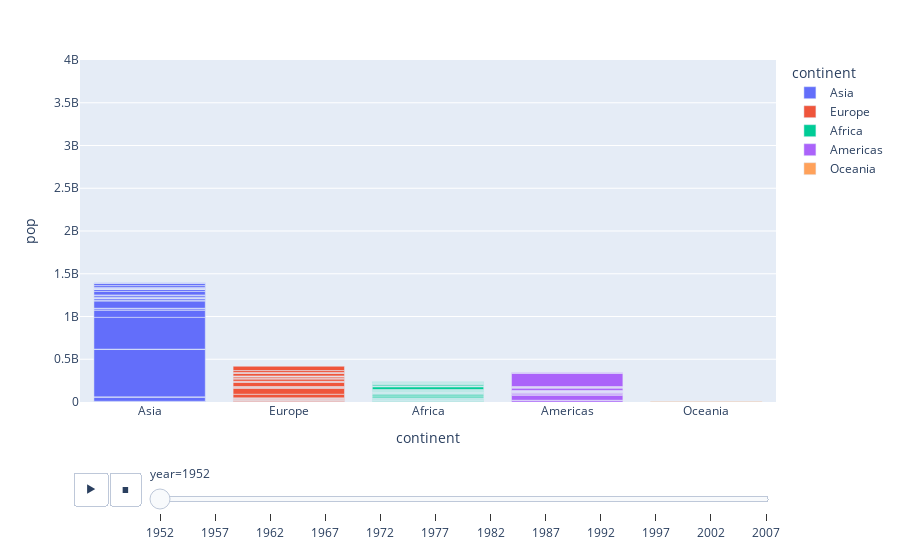

Notebook code for this chart:
### Markdown cell above
Animation avec les barplot

### Code cell
fig = px.bar(gap, x='continent', y='pop', color='continent',  
                hover_name='country',  animation_frame='year',
                  range_y=[25,4000000000])
fig.show()

### Figure 1 — Plotly figure (JSON) as saved in the notebook; plotly's stock layout.template omitted (floating-point values rounded to 4 significant figures)
{"data": [{"alignmentgroup": "True", "hovertemplate": "<b>%{hovertext}</b><br><br>continent=%{x}<br>year=1952<br>pop=%{y}<extra></extra>", "hovertext": ["Afghanistan", "Bahrain", "Bangladesh", "Cambodia", "China", "Hong Kong, China", "India", "Indonesia", "Iran", "Iraq", "Israel", "Japan", "Jordan", "Korea, Dem. Rep.", "Korea, Rep.", "Kuwait", "Lebanon", "Malaysia", "Mongolia", "Myanmar", "Nepal", "Oman", "Pakistan", "Philippines", "Saudi Arabia", "Singapore", "Sri Lanka", "Syria", "Taiwan", "Thailand", "Vietnam", "West Bank and Gaza", "Yemen, Rep."], "legendgroup": "Asia", "marker": {"color": "#636efa", "pattern": {"shape": ""}}, "name": "Asia", "offsetgroup": "Asia", "orientation": "v", "showlegend": true, "textposition": "auto", "type": "bar", "x": ["Asia", "Asia", "Asia", "Asia", "Asia", "Asia", "Asia", "Asia", "Asia", "Asia", "Asia", "Asia", "Asia", "Asia", "Asia", "Asia", "Asia", "Asia", "Asia", "Asia", "Asia", "Asia", "Asia", "Asia", "Asia", "Asia", "Asia", "Asia", "Asia", "Asia", "Asia", "Asia", "Asia"], "xaxis": "x", "y": [8425333, 120447, 46886859, 4693836, 556263527, 2125900, 372000000, 82052000, 17272000, 5441766, 1620914, 86459025, 607914, 8865488, 20947571, 160000, 1439529, 6748378, 800663, 20092996, 9182536, 507833, 41346560, 22438691, 4005677, 1127000, 7982342, 3661549, 8550362, 21289402, 26246839, 1030585, 4963829], "yaxis": "y"}, {"alignmentgroup": "True", "hovertemplate": "<b>%{hovertext}</b><br><br>continent=%{x}<br>year=1952<br>pop=%{y}<extra></extra>", "hovertext": ["Albania", "Austria", "Belgium", "Bosnia and Herzegovina", "Bulgaria", "Croatia", "Czech Republic", "Denmark", "Finland", "France", "Germany", "Greece", "Hungary", "Iceland", "Ireland", "Italy", "Montenegro", "Netherlands", "Norway", "Poland", "Portugal", "Romania", "Serbia", "Slovak Republic", "Slovenia", "Spain", "Sweden", "Switzerland", "Turkey", "United Kingdom"], "legendgroup": "Europe", "marker": {"color": "#EF553B", "pattern": {"shape": ""}}, "name": "Europe", "offsetgroup": "Europe", "orientation": "v", "showlegend": true, "textposition": "auto", "type": "bar", "x": ["Europe", "Europe", "Europe", "Europe", "Europe", "Europe", "Europe", "Europe", "Europe", "Europe", "Europe", "Europe", "Europe", "Europe", "Europe", "Europe", "Europe", "Europe", "Europe", "Europe", "Europe", "Europe", "Europe", "Europe", "Europe", "Europe", "Europe", "Europe", "Europe", "Europe"], "xaxis": "x", "y": [1282697, 6927772, 8730405, 2791000, 7274900, 3882229, 9125183, 4334000, 4090500, 42459667, 69145952, 7733250, 9504000, 147962, 2952156, 47666000, 413834, 10381988, 3327728, 25730551, 8526050, 16630000, 6860147, 3558137, 1489518, 28549870, 7124673, 4815000, 22235677, 50430000], "yaxis": "y"}, {"alignmentgroup": "True", "hovertemplate": "<b>%{hovertext}</b><br><br>continent=%{x}<br>year=1952<br>pop=%{y}<extra></extra>", "hovertext": ["Algeria", "Angola", "Benin", "Botswana", "Burkina Faso", "Burundi", "Cameroon", "Central African Republic", "Chad", "Comoros", "Congo, Dem. Rep.", "Congo, Rep.", "Cote dIvoire", "Djibouti", "Egypt", "Equatorial Guinea", "Eritrea", "Ethiopia", "Gabon", "Gambia", "Ghana", "Guinea", "Guinea-Bissau", "Kenya", "Lesotho", "Liberia", "Libya", "Madagascar", "Malawi", "Mali", "Mauritania", "Mauritius", "Morocco", "Mozambique", "Namibia", "Niger", "Nigeria", "Reunion", "Rwanda", "Sao Tome and Principe", "Senegal", "Sierra Leone", "Somalia", "South Africa", "Sudan", "Swaziland", "Tanzania", "Togo", "Tunisia", "Uganda", "Zambia", "Zimbabwe"], "legendgroup": "Africa", "marker": {"color": "#00cc96", "pattern": {"shape": ""}}, "name": "Africa", "offsetgroup": "Africa", "orientation": "v", "showlegend": true, "textposition": "auto", "type": "bar", "x": ["Africa", "Africa", "Africa", "Africa", "Africa", "Africa", "Africa", "Africa", "Africa", "Africa", "Africa", "Africa", "Africa", "Africa", "Africa", "Africa", "Africa", "Africa", "Africa", "Africa", "Africa", "Africa", "Africa", "Africa", "Africa", "Africa", "Africa", "Africa", "Africa", "Africa", "Africa", "Africa", "Africa", "Africa", "Africa", "Africa", "Africa", "Africa", "Africa", "Africa", "Africa", "Africa", "Africa", "Africa", "Africa", "Africa", "Africa", "Africa", "Africa", "Africa", "Africa", "Africa"], "xaxis": "x", "y": [9279525, 4232095, 1738315, 442308, 4469979, 2445618, 5009067, 1291695, 2682462, 153936, 14100005, 854885, 2977019, 63149, 22223309, 216964, 1438760, 20860941, 420702, 284320, 5581001, 2664249, 580653, 6464046, 748747, 863308, 1019729, 4762912, 2917802, 3838168, 1022556, 516556, 9939217, 6446316, 485831, 3379468, 33119096, 257700, 2534927, 60011, 2755589, 2143249, 2526994, 14264935, 8504667, 290243, 8322925, 1219113, 3647735, 5824797, 2672000, 3080907], "yaxis": "y"}, {"alignmentgroup": "True", "hovertemplate": "<b>%{hovertext}</b><br><br>continent=%{x}<br>year=1952<br>pop=%{y}<extra></extra>", "hovertext": ["Argentina", "Bolivia", "Brazil", "Canada", "Chile", "Colombia", "Costa Rica", "Cuba", "Dominican Republic", "Ecuador", "El Salvador", "Guatemala", "Haiti", "Honduras", "Jamaica", "Mexico", "Nicaragua", "Panama", "Paraguay", "Peru", "Puerto Rico", "Trinidad and Tobago", "United States", "Uruguay", "Venezuela"], "legendgroup": "Americas", "marker": {"color": "#ab63fa", "pattern": {"shape": ""}}, "name": "Americas", "offsetgroup": "Americas", "orientation": "v", "showlegend": true, "textposition": "auto", "type": "bar", "x": ["Americas", "Americas", "Americas", "Americas", "Americas", "Americas", "Americas", "Americas", "Americas", "Americas", "Americas", "Americas", "Americas", "Americas", "Americas", "Americas", "Americas", "Americas", "Americas", "Americas", "Americas", "Americas", "Americas", "Americas", "Americas"], "xaxis": "x", "y": [17876956, 2883315, 56602560, 14785584, 6377619, 12350771, 926317, 6007797, 2491346, 3548753, 2042865, 3146381, 3201488, 1517453, 1426095, 30144317, 1165790, 940080, 1555876, 8025700, 2227000, 662850, 157553000, 2252965, 5439568], "yaxis": "y"}, {"alignmentgroup": "True", "hovertemplate": "<b>%{hovertext}</b><br><br>continent=%{x}<br>year=1952<br>pop=%{y}<extra></extra>", "hovertext": ["Australia", "New Zealand"], "legendgroup": "Oceania", "marker": {"color": "#FFA15A", "pattern": {"shape": ""}}, "name": "Oceania", "offsetgroup": "Oceania", "orientation": "v", "showlegend": true, "textposition": "auto", "type": "bar", "x": ["Oceania", "Oceania"], "xaxis": "x", "y": [8691212, 1994794], "yaxis": "y"}], "layout": {"autosize": true, "barmode": "relative", "legend": {"title": {"text": "continent"}, "tracegroupgap": 0}, "margin": {"t": 60}, "sliders": [{"active": 0, "currentvalue": {"prefix": "year="}, "len": 0.9, "pad": {"b": 10, "t": 60}, "steps": [{"args": [["1952"], {"frame": {"duration": 0, "redraw": true}, "fromcurrent": true, "mode": "immediate", "transition": {"duration": 0, "easing": "linear"}}], "label": "1952", "method": "animate"}, {"args": [["1957"], {"frame": {"duration": 0, "redraw": true}, "fromcurrent": true, "mode": "immediate", "transition": {"duration": 0, "easing": "linear"}}], "label": "1957", "method": "animate"}, {"args": [["1962"], {"frame": {"duration": 0, "redraw": true}, "fromcurrent": true, "mode": "immediate", "transition": {"duration": 0, "easing": "linear"}}], "label": "1962", "method": "animate"}, {"args": [["1967"], {"frame": {"duration": 0, "redraw": true}, "fromcurrent": true, "mode": "immediate", "transition": {"duration": 0, "easing": "linear"}}], "label": "1967", "method": "animate"}, {"args": [["1972"], {"frame": {"duration": 0, "redraw": true}, "fromcurrent": true, "mode": "immediate", "transition": {"duration": 0, "easing": "linear"}}], "label": "1972", "method": "animate"}, {"args": [["1977"], {"frame": {"duration": 0, "redraw": true}, "fromcurrent": true, "mode": "immediate", "transition": {"duration": 0, "easing": "linear"}}], "label": "1977", "method": "animate"}, {"args": [["1982"], {"frame": {"duration": 0, "redraw": true}, "fromcurrent": true, "mode": "immediate", "transition": {"duration": 0, "easing": "linear"}}], "label": "1982", "method": "animate"}, {"args": [["1987"], {"frame": {"duration": 0, "redraw": true}, "fromcurrent": true, "mode": "immediate", "transition": {"duration": 0, "easing": "linear"}}], "label": "1987", "method": "animate"}, {"args": [["1992"], {"frame": {"duration": 0, "redraw": true}, "fromcurrent": true, "mode": "immediate", "transition": {"duration": 0, "easing": "linear"}}], "label": "1992", "method": "animate"}, {"args": [["1997"], {"frame": {"duration": 0, "redraw": true}, "fromcurrent": true, "mode": "immediate", "transition": {"duration": 0, "easing": "linear"}}], "label": "1997", "method": "animate"}, {"args": [["2002"], {"frame": {"duration": 0, "redraw": true}, "fromcurrent": true, "mode": "immediate", "transition": {"duration": 0, "easing": "linear"}}], "label": "2002", "method": "animate"}, {"args": [["2007"], {"frame": {"duration": 0, "redraw": true}, "fromcurrent": true, "mode": "immediate", "transition": {"duration": 0, "easing": "linear"}}], "label": "2007", "method": "animate"}], "x": 0.1, "xanchor": "left", "y": 0, "yanchor": "top"}], "updatemenus": [{"buttons": [{"args": [null, {"frame": {"duration": 500, "redraw": true}, "fromcurrent": true, "mode": "immediate", "transition": {"duration": 500, "easing": "linear"}}], "label": "&#9654;", "method": "animate"}, {"args": [[null], {"frame": {"duration": 0, "redraw": true}, "fromcurrent": true, "mode": "immediate", "transition": {"duration": 0, "easing": "linear"}}], "label": "&#9724;", "method": "animate"}], "direction": "left", "pad": {"r": 10, "t": 70}, "showactive": false, "type": "buttons", "x": 0.1, "xanchor": "right", "y": 0, "yanchor": "top"}], "xaxis": {"anchor": "y", "autorange": true, "categoryarray": ["Asia", "Europe", "Africa", "Americas", "Oceania"], "categoryorder": "array", "domain": [0, 1], "range": [-0.5, 4.5], "title": {"text": "continent"}, "type": "category"}, "yaxis": {"anchor": "x", "domain": [0, 1], "range": [25, 4000000000], "title": {"text": "pop"}, "type": "linear"}}}
